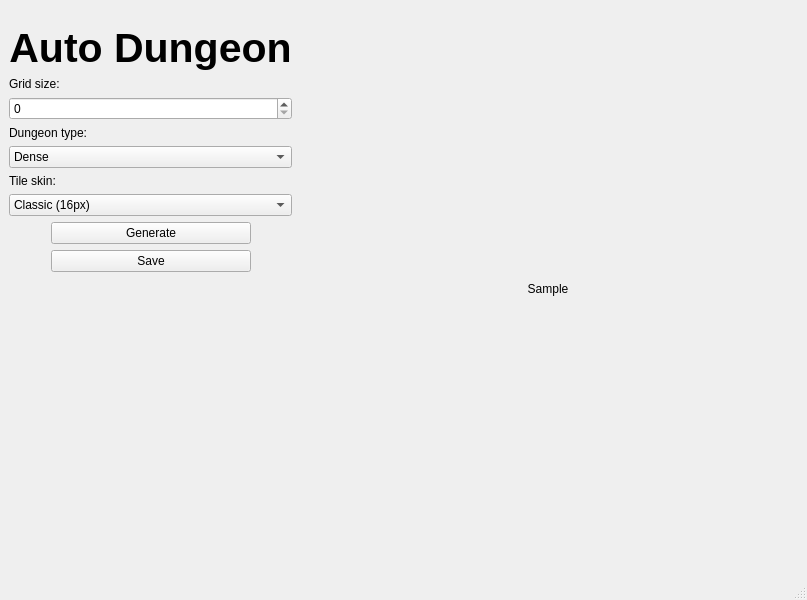
<?xml version="1.0" encoding="UTF-8"?>
<ui version="4.0">
 <class>MainWindow</class>
 <widget class="QMainWindow" name="MainWindow">
  <property name="geometry">
   <rect>
    <x>0</x>
    <y>0</y>
    <width>800</width>
    <height>600</height>
   </rect>
  </property>
  <property name="windowTitle">
   <string>MainWindow</string>
  </property>
  <widget class="QWidget" name="centralwidget">
   <layout class="QVBoxLayout" name="verticalLayout_2">
    <item>
     <layout class="QHBoxLayout" name="horizontalLayout">
      <item>
       <layout class="QVBoxLayout" name="verticalLayout">
        <item>
         <widget class="QLabel" name="titulo">
          <property name="minimumSize">
           <size>
            <width>0</width>
            <height>62</height>
           </size>
          </property>
          <property name="font">
           <font>
            <pointsize>31</pointsize>
            <weight>75</weight>
            <bold>true</bold>
           </font>
          </property>
          <property name="text">
           <string>Auto Dungeon</string>
          </property>
          <property name="alignment">
           <set>Qt::AlignBottom|Qt::AlignHCenter</set>
          </property>
         </widget>
        </item>
        <item>
         <widget class="QLabel" name="label">
          <property name="text">
           <string>Grid size:</string>
          </property>
         </widget>
        </item>
        <item>
         <widget class="QSpinBox" name="size_input"/>
        </item>
        <item>
         <widget class="QLabel" name="label_2">
          <property name="text">
           <string>Dungeon type:</string>
          </property>
         </widget>
        </item>
        <item>
         <widget class="QComboBox" name="tipo_input">
          <item>
           <property name="text">
            <string>Dense</string>
           </property>
          </item>
          <item>
           <property name="text">
            <string>Regular</string>
           </property>
          </item>
          <item>
           <property name="text">
            <string>Sparse</string>
           </property>
          </item>
         </widget>
        </item>
        <item>
         <widget class="QLabel" name="label_3">
          <property name="text">
           <string>Tile skin:</string>
          </property>
         </widget>
        </item>
        <item>
         <widget class="QComboBox" name="tile_input">
          <item>
           <property name="text">
            <string>Classic (16px)</string>
           </property>
          </item>
          <item>
           <property name="text">
            <string>Classic blue (16px)</string>
           </property>
          </item>
          <item>
           <property name="text">
            <string>Ruins (16px)</string>
           </property>
          </item>
         </widget>
        </item>
        <item>
         <layout class="QHBoxLayout" name="horizontalLayout_2">
          <item>
           <spacer name="horizontalSpacer">
            <property name="orientation">
             <enum>Qt::Horizontal</enum>
            </property>
            <property name="sizeHint" stdset="0">
             <size>
              <width>40</width>
              <height>20</height>
             </size>
            </property>
           </spacer>
          </item>
          <item>
           <widget class="QPushButton" name="gerar_botao">
            <property name="minimumSize">
             <size>
              <width>200</width>
              <height>0</height>
             </size>
            </property>
            <property name="text">
             <string>Generate</string>
            </property>
           </widget>
          </item>
          <item>
           <spacer name="horizontalSpacer_2">
            <property name="orientation">
             <enum>Qt::Horizontal</enum>
            </property>
            <property name="sizeHint" stdset="0">
             <size>
              <width>40</width>
              <height>20</height>
             </size>
            </property>
           </spacer>
          </item>
         </layout>
        </item>
        <item>
         <layout class="QHBoxLayout" name="horizontalLayout_3">
          <item>
           <spacer name="horizontalSpacer_3">
            <property name="orientation">
             <enum>Qt::Horizontal</enum>
            </property>
            <property name="sizeHint" stdset="0">
             <size>
              <width>40</width>
              <height>20</height>
             </size>
            </property>
           </spacer>
          </item>
          <item>
           <widget class="QPushButton" name="salvar_botao">
            <property name="minimumSize">
             <size>
              <width>200</width>
              <height>0</height>
             </size>
            </property>
            <property name="text">
             <string>Save</string>
            </property>
           </widget>
          </item>
          <item>
           <spacer name="horizontalSpacer_4">
            <property name="orientation">
             <enum>Qt::Horizontal</enum>
            </property>
            <property name="sizeHint" stdset="0">
             <size>
              <width>40</width>
              <height>20</height>
             </size>
            </property>
           </spacer>
          </item>
         </layout>
        </item>
        <item>
         <spacer name="verticalSpacer">
          <property name="orientation">
           <enum>Qt::Vertical</enum>
          </property>
          <property name="sizeHint" stdset="0">
           <size>
            <width>20</width>
            <height>40</height>
           </size>
          </property>
         </spacer>
        </item>
       </layout>
      </item>
      <item>
       <widget class="QLabel" name="imagem">
        <property name="minimumSize">
         <size>
          <width>500</width>
          <height>500</height>
         </size>
        </property>
        <property name="maximumSize">
         <size>
          <width>700</width>
          <height>16777215</height>
         </size>
        </property>
        <property name="text">
         <string>Sample</string>
        </property>
        <property name="alignment">
         <set>Qt::AlignCenter</set>
        </property>
       </widget>
      </item>
     </layout>
    </item>
   </layout>
  </widget>
  <widget class="QMenuBar" name="menubar">
   <property name="geometry">
    <rect>
     <x>0</x>
     <y>0</y>
     <width>800</width>
     <height>24</height>
    </rect>
   </property>
  </widget>
  <widget class="QStatusBar" name="statusbar"/>
 </widget>
 <resources/>
 <connections/>
</ui>
